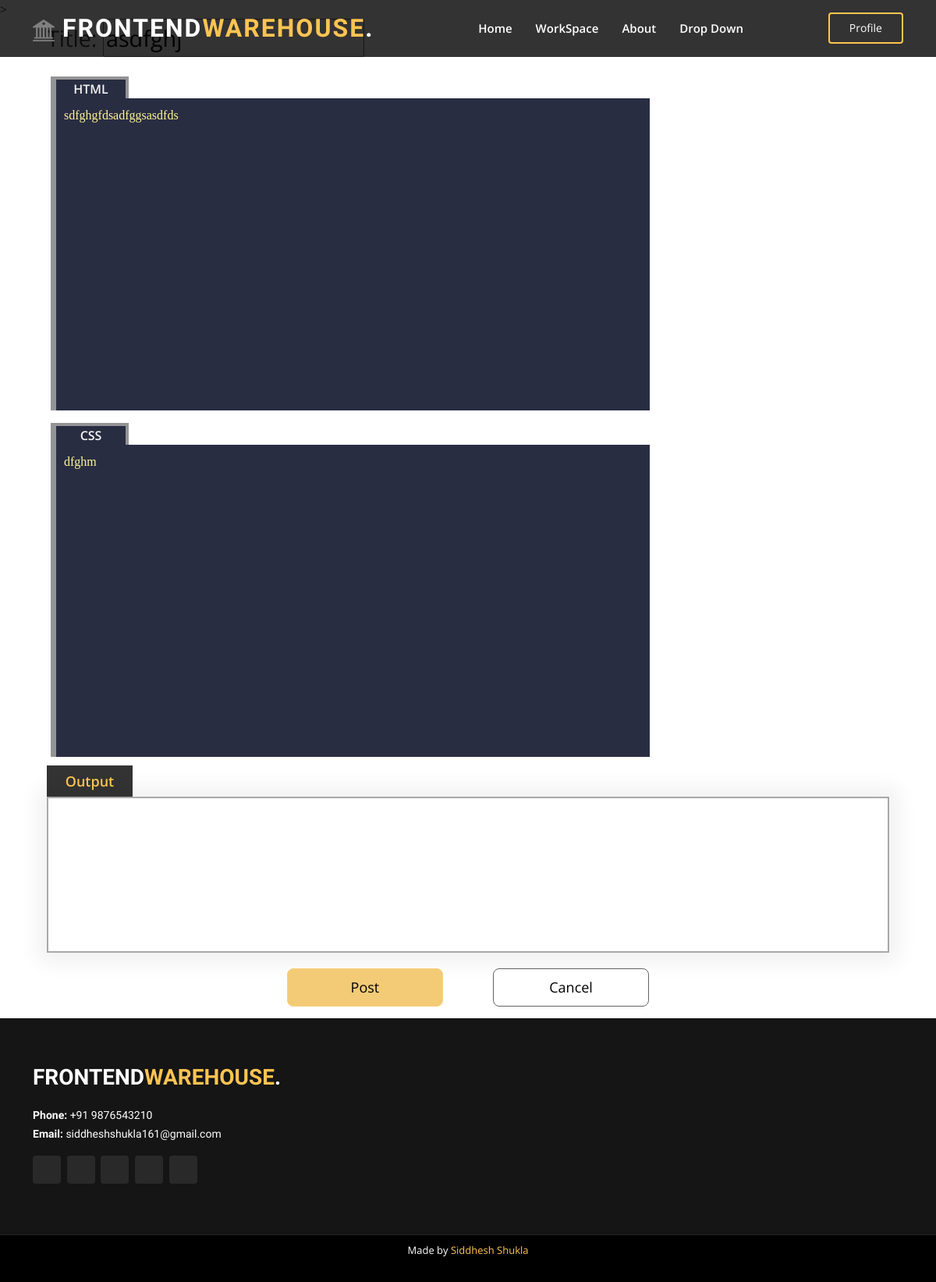
The app's page /post/7/update/ (signed in) with its own data.
### main/models.py (models this page shows, shortened)
class Post(models.Model):
    title = models.CharField(max_length=100)
    html = models.TextField()
    css = models.TextField()
    date_posted = models.DateTimeField(default=timezone.now)
    author = models.ForeignKey(User, on_delete=models.CASCADE)
    image = models.ImageField(default='default.png', upload_to='post_pics')

### main/views.py (the view, shortened to what this page needs)
# urls.py: path('post/<int:pk>/update/', PostUpdateView.as_view(), name='post-update'),
class PostUpdateView(LoginRequiredMixin, UserPassesTestMixin, UpdateView):
    model = Post
    fields = ['title', 'html', 'css']
    template_name = 'main/post_form.html'
    def test_func(self):
        post = self.get_object()
        if self.request.user == post.author:
            return True
        return False

### main/templates/main/post_form.html (shortened to what this page needs)
{% extends "main/base.html" %} {% load static %} {% load widget_tweaks %} {% block content_1 %}
<link rel="stylesheet" href="{% static 'main/editPage.css' %}" />
<div class="editorContainer">
  <form method="post" spellcheck="false">
    <div style="width: 100%; font-size: 1.8rem; padding-bottom: 20px; font-weight: 400;">Title: {{ form.title|add_class:"input" }}</div>
    <div style="display: inline-block">
      <div class="editorHead">HTML</div>
      {{ form.html|attr:"name:HTML"|attr:"id:HTML"|add_class:"editorTextArea" }}
    </div>
    <div style="display: inline-block">
      <div class="editorHead">CSS</div>
      {{ form.css|attr:"name:CSS"|attr:"id:CSS"|add_class:"editorTextArea" }}
    </div>
    <div style="width: 100%; border: none; margin: auto; margin-top: 0%">
      <div class="outputHead">Output</div>
      <div id="output" class="outputTextArea"></div>
    </div>
    <div style="width: 100%; text-align: center;">
    <button type="submit"
      style="font-size: large; width: 200px; padding: 10px; background-color: #f3cb76; font-weight: 400; color: rgb(0, 0, 0); border: 1px solid #f5d080; border-radius: 0.5rem; margin-bottom: 15px; margin-right: 30px;">Post</button>
    <button
      style="font-size: large; width: 200px; padding: 10px; background-color: #ffffff; font-weight: 400; color: rgb(0, 0, 0); border: 1px solid #636363; border-radius: 0.5rem; margin-bottom: 15px; margin-left: 30px;">Cancel</button>
    </div>
  </form>
</div>
{% endblock content_1 %}

### main/static/main/styles.css (style rules this page uses)
body { font-family: "Open Sans", sans-serif; color: #444444; }

### main/static/main/editPage.css (style rules this page uses)
.editorContainer { width: 90%; margin: auto; display: flex; align-items: center; justify-content: center; }
.editorHead { width: 100px; background-color: rgb(41, 45, 66); color: whitesmoke; font-weight: 600; text-align: center; border: 4px solid rgb(148, 148, 150); border-left: 7px solid rgb(148, 148, 150); margin: 5px; margin-bottom: 0px; border-bottom: none; }
.editorTextArea { height: 25em; width: 48em; background-color: rgb(41, 45, 66); resize: none; color: rgb(255, 244, 148); border: none; margin: 5px; padding: 10px; margin-top: 0px; font-family: Consolas; border-left: 7px solid rgb(148, 148, 150); outline: none; }
.outputHead { height: 40px; width: 110px; background: rgba(0, 0, 0, 0.8); color: #ffc451; line-height: 40px; position: relative; z-index: 1; border: none; text-align: center; font-weight: 600; font-size: large; }
.outputTextArea { height: auto; min-height: 200px; padding: 10px; padding-top: 30px; padding-bottom: 70px; border: 2px solid rgb(168, 168, 168); box-shadow: 0 0 25px 12.5px #f1f1f1; margin-bottom: 20px; }

### records on screen
Post: title "asdfghj", html "sdfghgfdsadfggsasdfds", css "dfghm"
